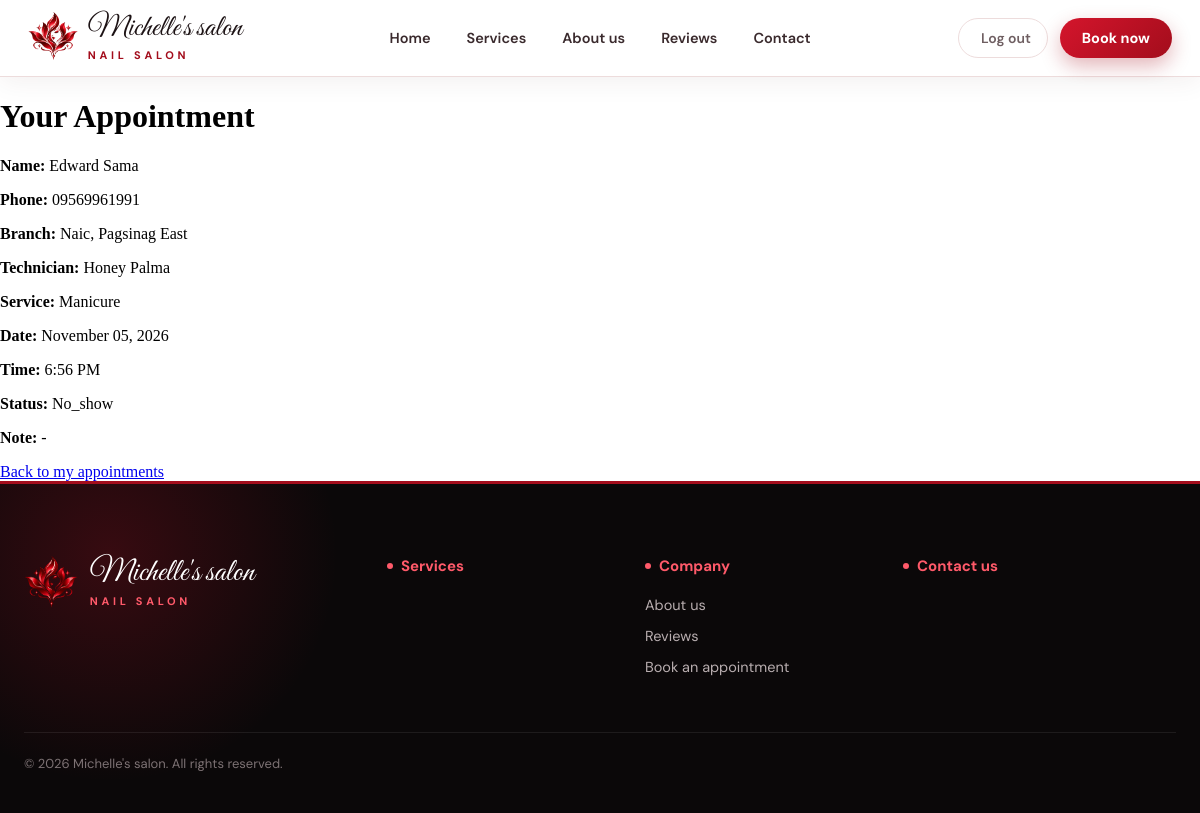
The page /appointments/16/ (signed in) on the database its author committed.
### apiprojects/models.py (models this page shows, shortened)
class Appointment(models.Model):
    user = models.ForeignKey(
         settings.AUTH_USER_MODEL, on_delete=models.CASCADE,
         related_name="appointments", null=True, blank=True
    )
    STATUS_CHOICES = [
         ("pending", "Pending"),
         ("completed", "Completed"),
         ("confirmed", "Confirmed"),
         ("cancelled", "Cancelled"),
         ("no_show", "No_show"),
    ]
    name = models.CharField(max_length=100)
    staff = models.ForeignKey(
        Staff, on_delete=models.PROTECT, related_name="appointments"
    )
    service = models.ForeignKey(Service, on_delete=models.PROTECT, null=True)
    branch = models.ForeignKey(Branch, on_delete=models.PROTECT, null=True, blank=True, related_name="appointments")
    status = models.CharField(max_length=10, choices=STATUS_CHOICES, default="pending")
    created_at = models.DateTimeField(auto_now_add=True)
    appointment_date = models.DateTimeField()
    phone_number = models.CharField(
            max_length=11,
            validators=[phone_validator],
            null=True, blank=True,
        )
    note = models.TextField(blank=True)
    class Meta:
        ordering = ["appointment_date"]

class Branch(models.Model):
    name = models.CharField(max_length=100)
    slug = models.SlugField(unique=True, blank=True)
    address = models.CharField(max_length=255)
    phone = models.CharField(max_length=20)
    image = models.ImageField(upload_to="branches/")
    opening_time = models.TimeField()
    closing_time = models.TimeField()
    map_link = models.URLField(blank=True)
    is_active = models.BooleanField(default=True)
    class Meta:
        verbose_name_plural = "branches"
    def __str__(self):
        return self.name

class Staff(models.Model):
    user = models.OneToOneField(settings.AUTH_USER_MODEL, on_delete=models.SET_NULL, related_name="staff_profile", null=True, blank=True)
    name = models.CharField(max_length=100)
    role = models.CharField(max_length=60, blank=True)
    image = models.ImageField(upload_to="staff/")
    number = models.CharField(max_length=20, null=True, blank=True)
    location = models.CharField(max_length=100, null=True, blank=True)
    base_salary = models.DecimalField(max_digits=10, decimal_places=2, default=0)
    commission_rate = models.DecimalField(max_digits=4, decimal_places=2, default=0)
    class Meta:
        verbose_name_plural = "staff"
    def __str__(self):
        return self.name

class Service(models.Model):
    service_name = models.CharField(max_length=100)
    category = models.ForeignKey(ServiceCategory, on_delete=models.PROTECT, related_name="services", null=True, blank=True)
    price = models.DecimalField(max_digits=8, decimal_places=2)
    image = models.ImageField(upload_to="services/")
    slug = models.SlugField(unique=True, blank=True)

### apiprojects/views.py (the view)
# urls.py: path("appointments/<int:pk>/", views.appointment_detail, name="appointment_detail"),
@login_required
def appointment_detail(request, pk):
    if request.user.is_staff:
        appointment = get_object_or_404(
            Appointment.objects.select_related("staff", "service", "branch"), pk=pk
        )
    else:
        appointment = get_object_or_404(
            Appointment.objects.select_related("staff", "service", "branch"),
            pk=pk, user=request.user,
        )
    deadline = appointment.appointment_date - timedelta(hours=2)
    is_active = appointment.status in ("pending", "confirmed")
    past_deadline = timezone.now() >= deadline
    can_cancel = is_active and (request.user.is_staff or not past_deadline)
    context = {
        "appointment": appointment,
        "can_cancel": can_cancel,
        "is_active": is_active,
        "past_deadline": past_deadline,
        "deadline": deadline,
    }
    return render(request, "appointments/detail.html", context)

### apiprojects/templates/appointments/detail.html (shortened to what this page needs)
{% extends 'appointments/urltemplate.html' %}
{% load static %}
{% block content %}
<h1>Your Appointment</h1>
<p><strong>Name:</strong> {{ appointment.name }}</p>
<p><strong>Phone:</strong> {{ appointment.phone_number|default:"-" }}</p>
<p><strong>Branch:</strong> {{ appointment.branch|default:"-" }}</p>
<p><strong>Technician:</strong> {{ appointment.staff }}</p>
<p><strong>Service:</strong> {{ appointment.service.service_name|default:"-" }}</p>
<p><strong>Date:</strong> {{ appointment.appointment_date|date:"F d, Y" }}</p>
<p><strong>Time:</strong> {{ appointment.appointment_date|time:"g:i A" }}</p>
<p><strong>Status:</strong> {{ appointment.get_status_display }}</p>
<p><strong>Note:</strong> {{ appointment.note|default:"-" }}</p>
<a href="{% url 'appointment_list' %}">Back to my appointments</a>
{% endblock %}

### apiprojects/static/appointments/css/style.css (style rules this page uses)
html { scroll-behavior: smooth; }
body { margin: 0; background: rgb(255, 255, 255); }
:root { --rise: 100px; --reveal-range: entry 0% cover 30%; }

### rows shown on the page
Appointment: name "Edward Sama", phone_number "09569961991", branch "Naic, Pagsinag East", staff "Honey Palma", service.service_name "Manicure", appointment_date "November 05, 2026", appointment_date "6:56 PM", status "No_show", note "-"

### other values the page prints
{{ site.salon_name|default:"Michelle's salon" }} "Michelle's salon"
{{ site.tagline|default:"NAIL SALON" }} "NAIL SALON"
